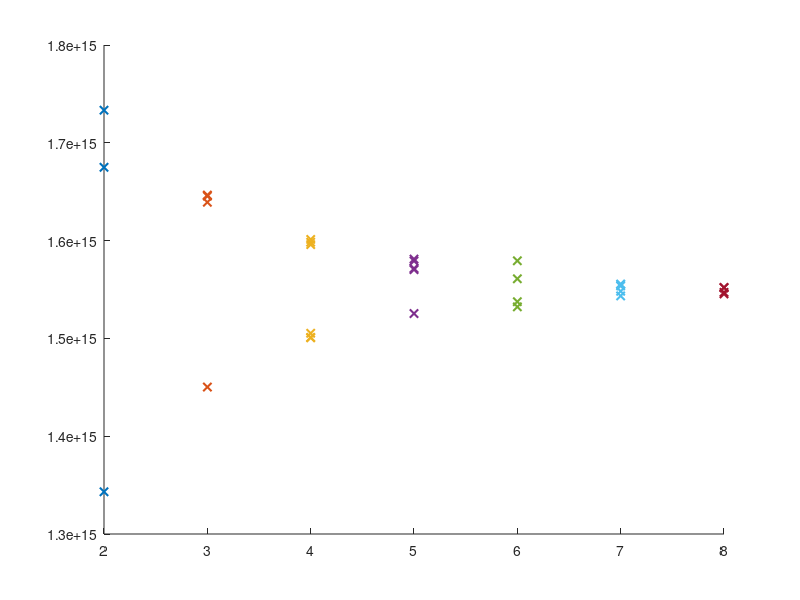

MATLAB code for this plot: (Note: this script raises an error after producing the figure.)
clc;clear;close all;

m_values = [2, 3, 4, 5, 6, 7, 8];
function_values = {
    [1.343117088050309E15,1.675007870695263E15,...
     1.733389978665481E15],                         
    [1.450242231755512E15,1.639189954548432E15,...
     1.645433444518980E15,1.646528793636620E15],    
    [1.500628291166957E15,1.501066430814013E15,...
     1.505228757461046E15,1.595923664401647E15,...
     1.598333432460455E15,1.601181340166320E15],    
    [1.525383181225624E15,1.570292495048868E15,...
     1.571497379078273E15,1.579164822901753E15,...
     1.581136451313506E15],                         
    [1.532283880666756E15,1.537541556431429E15,...
     1.560982027548927E15,1.579383892725281E15],   
    [1.543456441666686E15,1.548166442872538E15,...
     1.553643188460739E15,1.555176677225435E15,...
     1.555505281960727E15],                         
    [1.545428070078438E15,1.547071093754898E15,...
     1.551781094960750E15,1.552109699696042E15],    
};

% 绘制离散图像
figure;
hold on;
for i = 1:length(m_values)
    m = m_values(i);
    values = function_values{i};
    scatter(repmat(m, size(values)), values, 'x', 'LineWidth', 1.5);
end

yline(1.549480861813706e+15,'k-','LineWidth',1.5);
hold off;

xlabel('m', 'Interpreter', 'latex');
ylabel('Frequency (Hz)', 'Interpreter', 'latex');
legend('$\tilde{\omega}_{n\pm},\ \delta_2 = 2^2$',...
    '$\tilde{\omega}_{n\pm},\ \delta_2 = 2^3$',...
    '$\tilde{\omega}_{n\pm},\ \delta_2 = 2^4$',...
    '$\tilde{\omega}_{n\pm},\ \delta_2 = 2^5$',...
    '$\tilde{\omega}_{n\pm},\ \delta_2 = 2^6$',...
    '$\tilde{\omega}_{n\pm},\ \delta_2 = 2^7$',...
    '$\tilde{\omega}_{n\pm},\ \delta_2 = 2^8$',...
    '$\tilde{\omega}_{c,n}$','Interpreter', 'latex')
grid off;